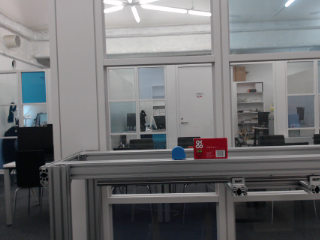
//> input picture sample_opencv6/img_211208_3.bmp, 320 x 240 px
$ ./sample_main   (built with g++ and OpenCV 4)
//> lines starting //> are read from the running program, lines starting //| are printed output that depends on the picture
#include <stdio.h>
#include <opencv2/core.hpp>
#include <opencv2/highgui/highgui.hpp>
#include <opencv2/imgcodecs/imgcodecs.hpp>
#include <opencv2/imgproc/imgproc.hpp>

int main(void)
{
    cv::Mat img;
    cv::Mat gry_img, sblx_img, sbly_img, sblxy_img, cvt_img, thld_img;
    int thresh = 100;

    img = cv::imread("img_211208_3.bmp", 1);
//> img is the input picture: 240 rows x 320 cols, CV_8UC3; mean B, G, R 113.6, 111.9, 111.5

    cv::cvtColor(img, gry_img, cv::COLOR_BGR2GRAY);
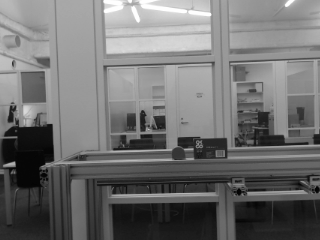
//> gry_img: 240 rows x 320 cols, CV_8UC1; min 4, max 255, mean 112
    cv::Sobel(gry_img, sblx_img, CV_32F, 1, 0, 3);
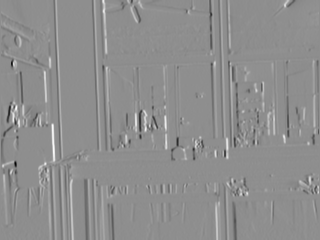
//> sblx_img: 240 rows x 320 cols, CV_32FC1; min -632, max 499, mean -0.2; drawn with min black and max white
    cv::Sobel(gry_img, sbly_img, CV_32F, 0, 1, 3);
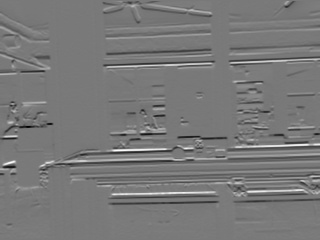
//> sbly_img: 240 rows x 320 cols, CV_32FC1; min -572, max 625, mean -4.6; drawn with min black and max white
    sblxy_img = abs(sblx_img) + abs(sbly_img);
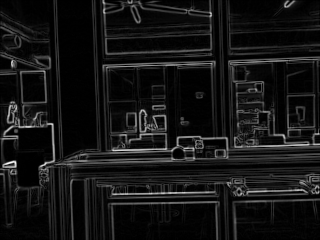
//> sblxy_img: 240 rows x 320 cols, CV_32FC1; min 0, max 768, mean 63.4; drawn with min black and max white
    cv::convertScaleAbs(sblxy_img, cvt_img, 1, 0);
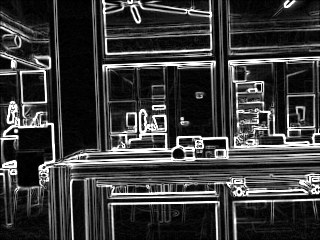
//> cvt_img: 240 rows x 320 cols, CV_8UC1; min 0, max 255, mean 58.6
    cv::threshold(cvt_img, thld_img, thresh, 255, cv::THRESH_BINARY);
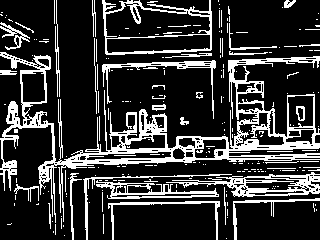
//> thld_img: 240 rows x 320 cols, CV_8UC1; 20.9% white in thin lines or dots

    cv::imshow("img", img);
    cv::imshow("sblxy_img", sblxy_img);
    cv::imshow("cvt_img", cvt_img);
    cv::imshow("dist_img.bmp", thld_img);

    cv::waitKey(0);

    return 0;
}
